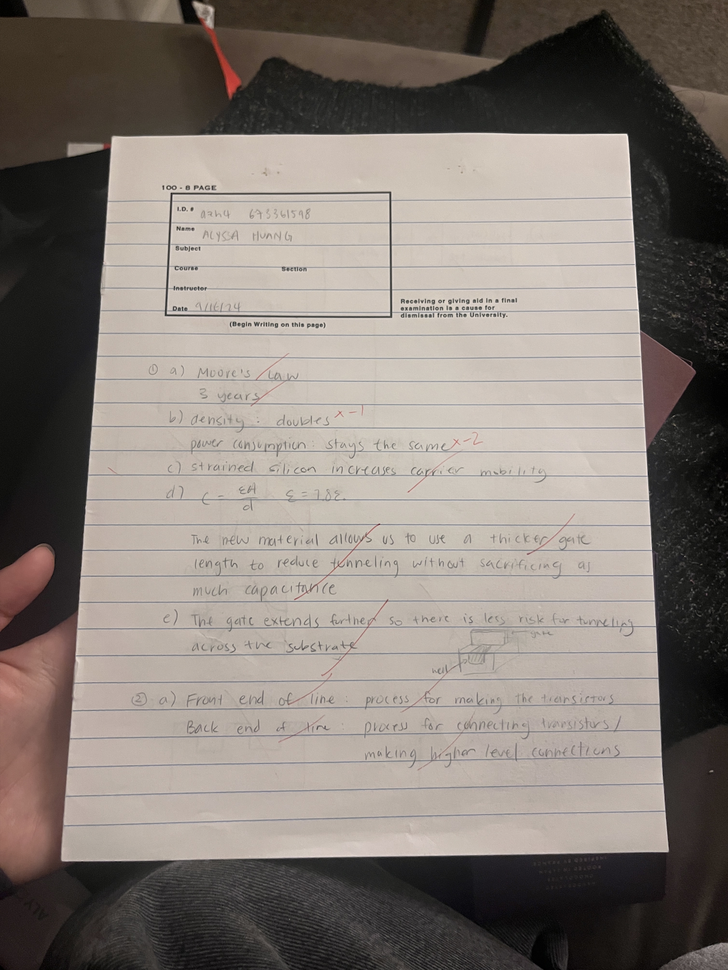
#> input picture data/1.png, 728 x 970 px, shrunk from 1154 x 1538 before the run
$ python -i preprocessing.py   (imports and definitions only)   (older library calls are emulated)
#> lines starting #> are read from the running program, lines starting #| are printed output that depends on the picture; after the words box and inside, x2 and y2 are one past the last pixel; in counts of white or black regions, pixels touching at a corner belong together
### preprocessing functions ###
import cv2
import numpy as np
import matplotlib.pyplot as plt
from PIL import Image
from scipy.signal import medfilt2d

import matplotlib.pyplot as plt
from PIL import Image
from scipy.signal import medfilt2d


def detect_corners(img_arr: np.ndarray):
    """
    Detects corners in the given image and returns their coordinates.

    Parameters
    ----------
    img_arr : numpy.ndarray
        A NumPy array representing the image.

    Returns
    -------
    numpy.ndarray
        A 4x2 array of corner coordinates in the format:

        [[x1, y1],
         [x2, y2],
         [x3, y3],
         [x4, y4]]

    """

    # convert to greyscale if not already
    grey = img_arr if len(img_arr.shape) == 2 else cv2.cvtColor(img_arr, cv2.COLOR_BGR2GRAY)

    # gaussian blur to remove noise
    blurred = cv2.GaussianBlur(grey, (5, 5), 0)

    # dilate to help avoid text from being detected as edges
    kernel = np.ones((7,7), np.uint8)
    dilated = cv2.dilate(blurred, kernel, iterations=1)

    # canny edge detector
    edges = cv2.Canny(dilated, 50, 150)

    # dilate again to thicken lines in canny edge detector
    kernel = np.ones((3,3), np.uint8)
    edges = cv2.dilate(edges, kernel, iterations=1)

    # contour
    contours, _ = cv2.findContours(edges, cv2.RETR_LIST, cv2.CHAIN_APPROX_SIMPLE)

    # sort by area (we're assuming the largest contour will be the paper)
    contours = sorted(contours, key=cv2.contourArea, reverse=True)

    # [8 lines of commented-out code are left out]
    for contour in contours:
        # approximate contour into polygon
        epsilon = 0.05 * cv2.arcLength(contour, True)
        approx = cv2.approxPolyDP(contour, epsilon, True)

        # first approximation to have 4 points should be the paper
        if len(approx) == 4:
            return np.squeeze(approx)

    # If we reach here, then we could not find 4 corners, try using morphology
    # This is essentially a 2nd attempt to find 4 corners, using new method
    blurred = cv2.GaussianBlur(grey, (3, 3), 0)

    # otsu threshold on blurred image
    thresh = cv2.threshold(blurred, 0, 255, cv2.THRESH_BINARY+cv2.THRESH_OTSU)[1]

    # attempt using morphology
    kernel = np.ones((7,7), np.uint8)
    morph = cv2.morphologyEx(thresh, cv2.MORPH_CLOSE, kernel)
    morph = cv2.morphologyEx(morph, cv2.MORPH_OPEN, kernel)

    contours, _ = cv2.findContours(morph, cv2.RETR_EXTERNAL, cv2.CHAIN_APPROX_SIMPLE)

    # sort by area (we're assuming the largest contour will be the paper)
    contours = sorted(contours, key=cv2.contourArea, reverse=True)

    # search from largest to smallest for a contour that looks like it has 4 corners
    for contour in contours:
        # approximate contour into polygon
        epsilon = 0.05 * cv2.arcLength(contour, True)
        approx = cv2.approxPolyDP(contour, epsilon, True)

        # first approximation to have 4 points should be the paper
        if len(approx) == 4:

            # remove extra dim and return
            return np.squeeze(approx)

    raise Exception("Could not find corners")

# [28 lines left out: function show_corners, not called in this run]


def order_corners(corners):
    """
    Orders a set of four points to the following order:\
    top-left, top-right, bottom-right, bottom-left.

    Parameters
    ----------
    corners : numpy.ndarray
        A 4x2 array of corners.

    Returns
    -------
    numpy.ndarray
        A 4x2 array of points ordered as top-left, top-right, bottom-right, bottom-left.
    """

    corners = np.array(corners)

    sort_y = corners[np.argsort(corners[:, 1])]
    top = sort_y[:2]
    bottom = sort_y[2:]

    top_left, top_right = top[np.argsort(top[:, 0])]
    bottom_left, bottom_right = bottom[np.argsort(bottom[:, 0])]

    return np.array([top_left, top_right, bottom_right, bottom_left])


def warp_corners(img, src, dst, output_size):
    """
    Warps an image from the source points to the destination points.

    Parameters
    ----------
    img : numpy.ndarray
        The input image including the to be warped portion
    src : numpy.ndarray
        A 4x2 array of the corners to be warped
    dst : numpy.ndarray
        A 4x2 array of the target corners
    output_size : tuple
        The output size of the warped image (width, height)

    Returns
    -------
    numpy.ndarray
        The warped image.
    """

    src = np.array(src, dtype=np.float32)
    dst = np.array(dst, dtype=np.float32)

    h = cv2.getPerspectiveTransform(src, dst)

    warped_img = cv2.warpPerspective(img, h, output_size)

    return warped_img


def binarize(img_arr: np.ndarray):
    """
    Takes an image and applies binary filter to remove artifacts.

    Parameters
    ----------
    img_arr : numpy.ndarray
        The input image

    Returns
    -------
    numpy.ndarray
        The filtered image
    """
    if len(img_arr.shape) == 3:
        img_arr = cv2.cvtColor(img_arr, cv2.COLOR_BGR2GRAY)

    bound = np.mean(img_arr) - 16

    result = np.where(img_arr < bound, 0, 255)

    return result.astype(np.uint8)

def remove_shadows(img_arr: np.ndarray):
    """
    Takes color image of just the paper and removes shadows on the paper
    https://stackoverflow.com/questions/44752240/how-to-remove-shadow-from-scanned-images-using-opencv

    Parameters
    ----------
    img_arr : numpy.ndarray
        The input colored image

    Returns
    -------
    numpy.ndarray
        The shadowless image
    """
    rgb_planes = cv2.split(img_arr)

    result_norm_planes = []
    for plane in rgb_planes:
        dilated_img = cv2.dilate(plane, np.ones((3,3), np.uint8))
        bg_img = cv2.medianBlur(dilated_img, 21)
        diff_img = 255 - cv2.absdiff(plane, bg_img)
        norm_img = cv2.normalize(diff_img,None, alpha=0, beta=255, norm_type=cv2.NORM_MINMAX, dtype=cv2.CV_8UC1)
        result_norm_planes.append(norm_img)

    result_norm = cv2.merge(result_norm_planes)

    return result_norm

# [25 lines left out: function enhance_contrast, not called in this run]

def denoise(img_arr: np.ndarray, factor = 5):
    """
    Applies high-quality non-local means denoising

    Parameters
    ----------
    img_arr : numpy.ndarray
        A NumPy array representing the image.

    kernel_size : int
        Number determining kernel_size for controlling amount of denoising

    Returns
    -------
    numpy.ndarray
        Resulting blurred image

    """
    return cv2.fastNlMeansDenoising(img_arr, h = factor)

# [20 lines left out: function blur_denoise, not called in this run]

def auto_expose(img_arr: np.ndarray):

    """
    Linear adjustment of pixel brightness, such that the resulting average pixel
    value is 200. Result is clipped to (0, 255) range

    Parameters
    ----------
    img_arr : numpy.ndarray
        A NumPy array representing the image.

    Returns
    -------
    numpy.ndarray
        Resulting brightness adjusted image

    """

    ideal_avg = 200
    cur_avg = np.mean(img_arr)

    gap = ideal_avg - cur_avg
    result = img_arr + gap

    return np.clip(result, 0, 255).astype(np.uint8)

def enhance_shadow(img_arr: np.ndarray, factor=2):

    """
    Alter the shadows by applying gamma correction.

    Parameters
    ----------
    img_arr : numpy.ndarray
        A NumPy array representing the image.

    factor : int
        factor < 1 increases brightness of shadows
        factor > 1 reduces brightness of shadows

    Returns
    -------
    numpy.ndarray
        Result image

    :return: Image with enhanced shadows as a NumPy array.
    """
    # Apply gamma correction
    img_normalized = img_arr / 255.0
    img_corrected = np.power(img_normalized, factor)

    # Return in [0, 255] range as integer
    return np.clip(img_corrected * 255, 0, 255).astype(np.uint8)

def dilate(img_arr: np.ndarray, kernel_size=3, iterations=1):

    """
    Widens lines/text to connect potentially unconnected parts of letters

    Parameters
    ----------
    img_arr : numpy.ndarray
        A NumPy array representing the image.

    kernel_size : int
        Integer value determining degree of dilation

    iterations: int

    Returns
    -------
    numpy.ndarray
        Result image

    :return: Image with dilated text as a NumPy array.
    """

    kernel = np.ones((kernel_size, kernel_size), np.uint8)
    return cv2.dilate(img_arr, kernel, iterations=iterations)

def erode(img_arr: np.ndarray, kernel_size=3, iterations=1):

    """
    Narrows text/lines agter dilation to be more legible

    Parameters
    ----------
    img_arr : numpy.ndarray
        A NumPy array representing the image.

    kernel_size : int
        Integer value determining degree of erosion

    iterations: int

    Returns
    -------
    numpy.ndarray
        Result image

    :return: Image with eroded text as a NumPy array.
    """

    kernel = np.ones((kernel_size, kernel_size), np.uint8)
    return cv2.erode(img_arr, kernel, iterations=iterations)

def remove_extremes(img_arr: np.ndarray):

    """
    Eliminates non-paper artifacts from image in preprocessing:
    All values outside a specified range of (low, high) are set to 0 or 255 respectively

    Parameters
    ----------
    img_arr : numpy.ndarray
        A NumPy array representing the image.

    Returns
    -------
    numpy.ndarray
        Result image

    :return: Image with semi-bright / semi-dark (non-paper, non-background) removed
    """

    # Convert to grayscale if needed
    if len(img_arr.shape) == 3:
        img_arr = cv2.cvtColor(img_arr, cv2.COLOR_BGR2GRAY)

    # Delete all pixels below brightness 100
    filtered_arr = img_arr[img_arr > 100]

    # We should be left with mostly the "paper" and some noise
    counts = np.bincount(filtered_arr)

    # Find the most occurring brightness in the paper
    likely_paper_value = np.argmax(counts)

    # We only want to keep values with +-64 from the paper brightness
    low = max(likely_paper_value - 64, 35)
    high = min(likely_paper_value + 64, 220)


    # Attempt to remove all non-paper artifacts
    result = img_arr.copy()
    result[img_arr < low] = 0
    result[img_arr > high] = 255
    return result

def full_cleaning(img_arr: np.ndarray, display_all_results=0):

    """
    Runs the full suite of image operations in a specific order to enhance
    corner detection before image is extracted. Auto adjusts depending on
    characteristics of input image, fixing "dirty" images

    Parameters
    ----------
    img_arr : numpy.ndarray
        A NumPy array representing the image.

    display_all_results : int (0, 1)
        If 1, display each result image after each step

    Returns
    -------
    numpy.ndarray
        Result image

    :return: Modified Image specifically to be used for corner detection
    """

    # For images that may be too bright, attempt darkening
    if np.mean(img_arr) > 128:

        # Step 1: Darken image shadows
        shadows_darkened = enhance_shadow(img_arr)

        # Step 2: Denoise the image
        denoised = denoise(shadows_darkened)

        # Step 3: Darken image shadows AGAIN
        shadows_darkened2 = enhance_shadow(denoised)

        # Step 4: Denoise the image AGAIN
        denoised2 = denoise(shadows_darkened2)

    # Else, for darker images, attempt to brighten
    else:
        # Step 1: Brighten image highlights
        shadows_darkened = enhance_shadow(img_arr, factor=0.5)

        # Step 2: Denoise the image
        denoised = denoise(shadows_darkened)

        # Step 3: Brighten image highlights AGAIN
        shadows_darkened2 = enhance_shadow(denoised, factor=0.8)

        # Step 4: Denoise the image AGAIN
        denoised2 = denoise(shadows_darkened2)

    # Step 5: Erode
    eroded = erode(denoised2, kernel_size=3)

    # Step 6: Dilate2
    dilated = dilate(eroded, kernel_size=3)

    # Step 7: Auto Adjust Exposure
    auto_exposed = auto_expose(dilated)

     # Step 8: Remove Extremities
    result = remove_extremes(auto_exposed)

    if display_all_results:

        print("Step 1")
        plt.imshow(shadows_darkened)
        plt.show()

        print("Step 2")
        plt.imshow(denoised)
        plt.show()

        print("Step 3")
        plt.imshow(shadows_darkened2)
        plt.show()

        print("Step 4")
        plt.imshow(denoised2)
        plt.show()

        print("Step 5")
        plt.imshow(eroded)
        plt.show()

        print("Step 6")
        plt.imshow(dilated)
        plt.show()

        print("Step 7")
        plt.imshow(auto_exposed)
        plt.show()

        print("Step 8")
        plt.imshow(result, cmap='gray')
        plt.show()

    return Image.fromarray(result)


def digitize(img_arr: np.ndarray):
    """
    Takes and performs the following steps:
        1. removes shadows
        2. finds corners of image
        3. warp image to get rid of background
        4. removes shadows
        5. binarize image

    Parameters
    ----------
    img_arr : numpy.ndarray
        The COLORED input image array

    Returns
    -------
    numpy.ndarray
        The digitized black and white image
    """
    # remove shadows (preserves color)
    shadowless = remove_shadows(np.array(img_arr))

    # clean
    cleaned = np.array(full_cleaning(shadowless))

    # find corners of paper, on fully_cleaned np_array of image
    corners = detect_corners(cleaned)
    # show_corners(img_arr, order_corners(corners))

    # transform corners of paper to image size (preserves color)
    w, h = img_arr.shape[:2]
    new_corners = np.array( [[0,0],
                             [h,0],
                             [h,w],
                             [0,w]] )

    transformed = warp_corners(img_arr, order_corners(corners), new_corners, (h,w))

    # remove shadows (preserves color)
    shadowless = remove_shadows(transformed)

    # apply filters (binarization)
    filtered = binarize(shadowless)

    return filtered

# [24 lines left out: function simple_digitize, not called in this run]

>>> import cv2
>>> picture = cv2.imread('../data/1.png')
#> picture is the input picture: shape (970, 728, 3); mean B, G, R 117.7, 124.1, 132.5
>>> result = digitize(picture)
#> the loop in remove_shadows, `for plane in rgb_planes:` made 3 passes
#> after the loop in remove_shadows, `for plane in rgb_planes:`:
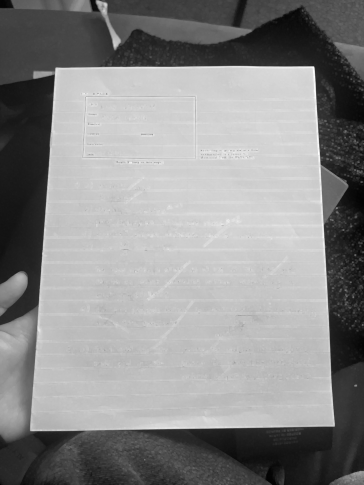
#> dilated_img: shape (970, 728) (shown at 1/2 size); min 2, max 254, mean 139.6
#> after the loop in remove_shadows, `for plane in rgb_planes:`: result_norm_planes = 3 items
#> in dilate, `return cv2.dilate(img_arr, kernel, iterations=iterations)`:
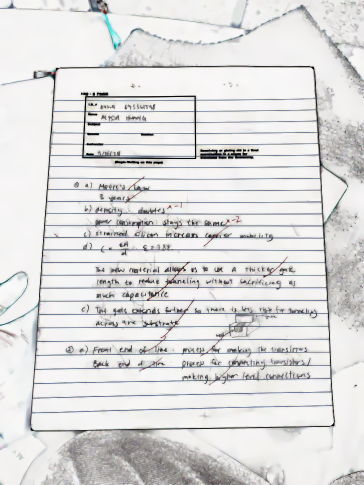
#> returned value: shape (970, 728, 3) (shown at 1/2 size); mean of channels 0, 1, 2 221.2, 221.3, 221.9; drawn as B, G, R
#> in auto_expose, `cur_avg = np.mean(img_arr)`: cur_avg = 221.5
#> in auto_expose, `gap = ideal_avg - cur_avg`: gap = -21.46
#> in auto_expose, `return np.clip(result, 0, 255).astype(np.uint8)`:
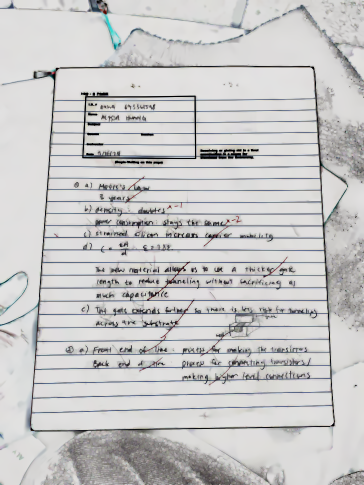
#> returned value: shape (970, 728, 3) (shown at 1/2 size); mean of channels 0, 1, 2 199.3, 199.3, 199.9; drawn as B, G, R
#> in remove_extremes, `counts = np.bincount(filtered_arr)`: counts = 229 values, max 78514 at index 223, min 0 at index 0, mean 2914.9
#> in remove_extremes, `likely_paper_value = np.argmax(counts)`: likely_paper_value = 223
#> in remove_extremes, `low = max(likely_paper_value - 64, 35)`: low = 159
#> in remove_extremes, `high = min(likely_paper_value + 64, 220)`: high = 220
#> in detect_corners, `edges = cv2.dilate(edges, kernel, iterations=1)`:
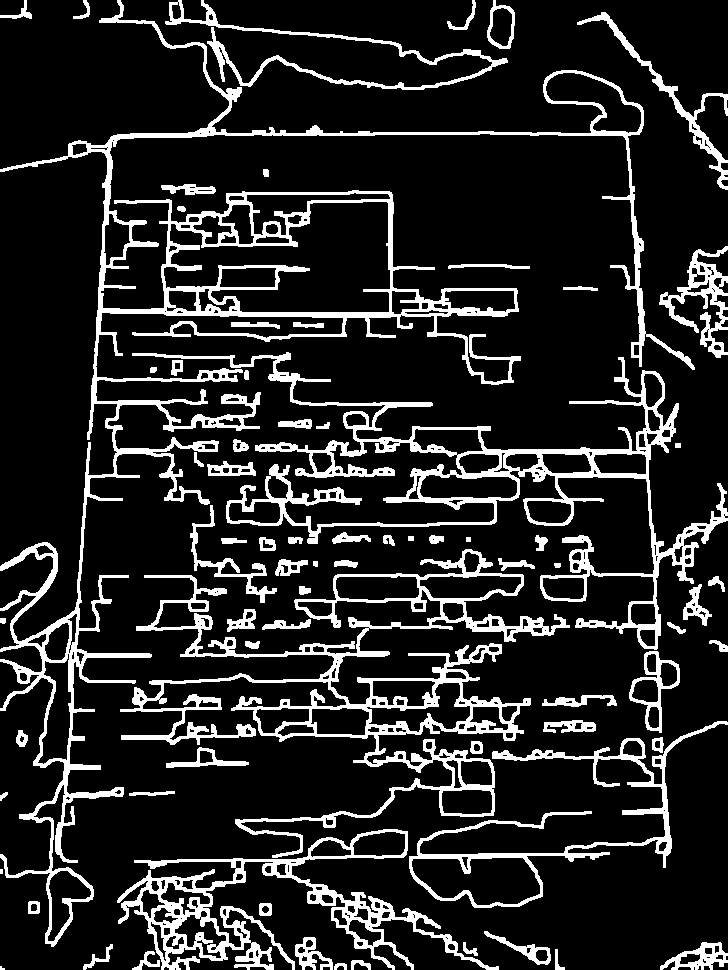
#> edges: shape (970, 728); 14.6% white; 74 white regions (2 under 20 px)
#> in detect_corners, `contours, _ = cv2.findContours(edges, cv2.RETR_LIST, cv2.CHAIN_APPROX_..`: contours = 438 contours, 154 with area under 20; largest, box (x1, y1, x2, y2) and area: (0, 0, 695, 947) 56874, (120, 549, 570, 858) 29426, (132, 352, 728, 650) 25794, (163, 201, 391, 313) 15690, (117, 829, 499, 970) 13775
#> the loop in detect_corners, `for contour in contours:` made 4 passes
#> (epsilon, approx) on passes 1 to 4: (580, [[618, 86], [45, 943]]), (339.8, [[569, 625], [121, 739]]), (301.6, [[132, 353], [727, 520]]), (57.58, [[388, 203], [388, 312], [165, 287], [171, 223]])
#> in digitize, `corners = detect_corners(cleaned)`: corners = [[388, 203], [388, 312], [165, 287], [171, 223]]
#> in order_corners, `sort_y = corners[np.argsort(corners[:, 1])]`: sort_y = [[388, 203], [171, 223], [165, 287], [388, 312]]
#> in order_corners, `top = sort_y[:2]`: top = [[388, 203], [171, 223]]
#> in order_corners, `bottom = sort_y[2:]`: bottom = [[165, 287], [388, 312]]
#> in order_corners, `top_left, top_right = top[np.argsort(top[:, 0])]`: top_left = [171, 223]; top_right = [388, 203]
#> in order_corners, `bottom_left, bottom_right = bottom[np.argsort(bottom[:, 0])]`: bottom_left = [165, 287]; bottom_right = [388, 312]
#> in warp_corners, `src = np.array(src, dtype=np.float32)`: src = [[171, 223], [388, 203], [388, 312], [165, 287]]
#> in warp_corners, `h = cv2.getPerspectiveTransform(src, dst)`: h = [[20.05, 1.88, -3847.1], [5.09, 55.22, -13184.4], [0.0113, 0.00258, 1]]
#> the loop in remove_shadows (call 2), `for plane in rgb_planes:` made 3 passes
#> after the loop in remove_shadows (call 2), `for plane in rgb_planes:`:
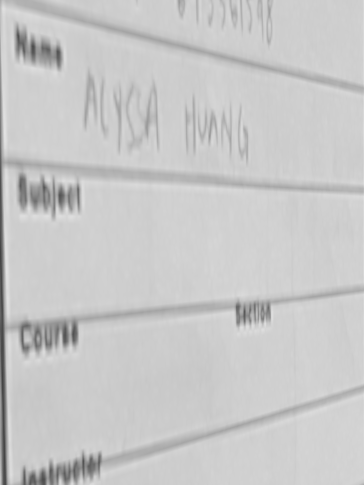
#> dilated_img: shape (970, 728) (shown at 1/2 size); min 61, max 226, mean 200.1
#> in binarize, `bound = np.mean(img_arr) - 16`: bound = 230.5
#> in binarize, `result = np.where(img_arr < bound, 0, 255)`:
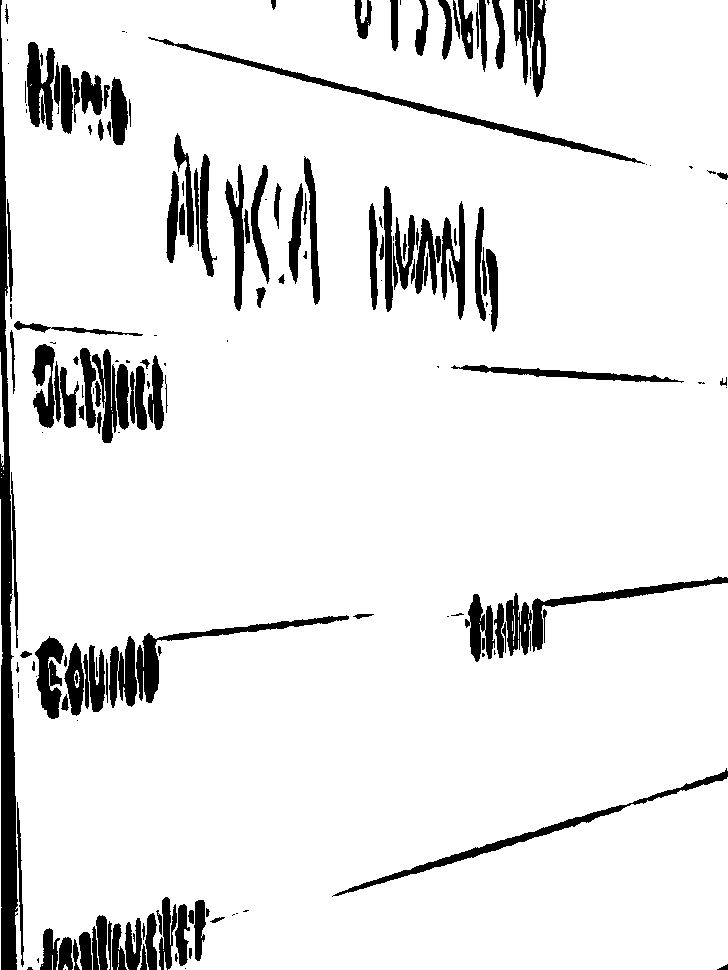
#> result: shape (970, 728) int64; 90.8% white; 190 black regions (58 under 20 px), largest, box (x1, y1, x2, y2) and area: (0, 0, 18, 970) 8641, (148, 37, 645, 164) 2853, (332, 768, 728, 897) 2455
